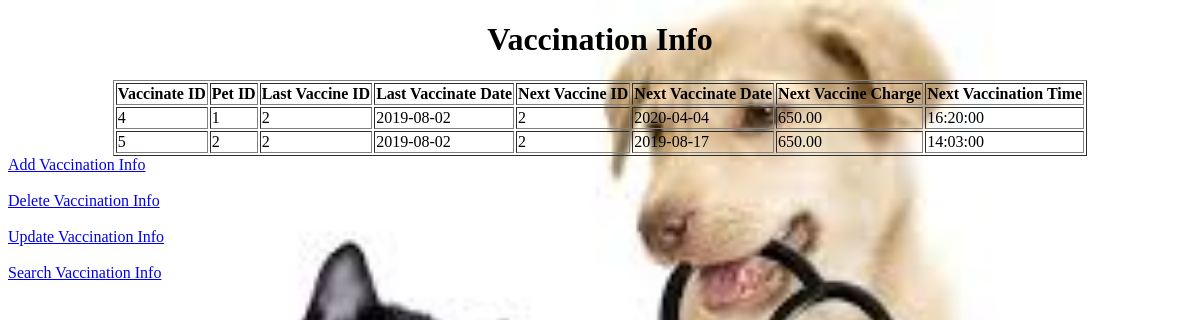
/Sawandi/viewVaccination.php, run on an earlier commit of the app's database.
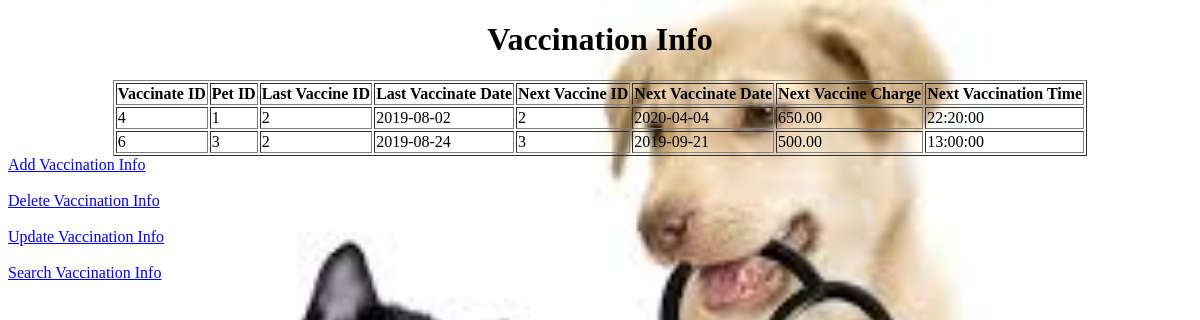
And on a later commit of the database.
### tables this page shows
CREATE TABLE `systamaticvaccinatedetails` (
  `VaccinateId` int(11) NOT NULL,
  `PetId` int(11) NOT NULL,
  `LastVaccineId` int(11) NOT NULL,
  `LastVaccinateDate` date NOT NULL,
  `NextVaccineId` int(11) NOT NULL,
  `NextVaccinateDate` date NOT NULL,
  `NextVaccineCharge` decimal(7,2) NOT NULL,
  `NextVaccinationTime` time NOT NULL
);

### Sawandi/viewVaccination.php (the view, shortened to what this page needs)
<!DOCTYPE html>
<html>
<head>
</head>
	<body>
		<h1 align = "center">Vaccination Info</h1>
		<table border = "1" align = "center">
			<tr>
				<th>Vaccinate ID</th>
				<th>Pet ID</th>
				<th>Last Vaccine ID</th>
				<th>Last Vaccinate Date</th>
				<th>Next Vaccine ID</th>
				<th>Next Vaccinate Date</th>
				<th>Next Vaccine Charge</th>
				<th>Next Vaccination Time</th>
			</tr>
			<?php
				require_once('connection.php');
				$sql = "SELECT * from systamaticvaccinatedetails";
				$result = mysqli_query($con,$sql);
				if(mysqli_num_rows($result)>0){
					while($row = mysqli_fetch_assoc($result))
					{
						echo "<tr>
							<td>".$row["VaccinateId"]."</td>
							<td>".$row["PetId"]."</td>
							<td>".$row["LastVaccineId"]."</td>
							<td>".$row["LastVaccinateDate"]."</td>
							<td>".$row["NextVaccineId"]."</td>
							<td>".$row["NextVaccinateDate"]."</td>
							<td>".$row["NextVaccineCharge"]."</td>
							<td>".$row["NextVaccinationTime"]."</td>
												</tr>";
					}
					echo "</table>";
				}
				else
				{
					echo "0 result";
				}
			?>
				<a href = "vaccinate.php">Add Vaccination Info</a></br><br>
				<a href = "deleteVaccination.php">Delete Vaccination Info</a></br></br>
				<a href = "vaccinationUpdate.php">Update Vaccination Info</a></br></br>
				<a href = "searchVaccination.php">Search Vaccination Info</a></br><br>
	</body>
</html>

What changed in the data, as far as the page shows it:
removed systamaticvaccinatedetails: VaccinateId "5", PetId "2", LastVaccineId "2", LastVaccinateDate "2019-08-02", NextVaccineId "2", NextVaccinateDate "2019-08-17", NextVaccineCharge "650.00", NextVaccinationTime "14:03:00"
changed systamaticvaccinatedetails id 4: NextVaccinationTime "16:20:00" → "22:20:00"
added systamaticvaccinatedetails: VaccinateId "6", PetId "3", LastVaccineId "2", LastVaccinateDate "2019-08-24", NextVaccineId "3", NextVaccinateDate "2019-09-21", NextVaccineCharge "500.00", NextVaccinationTime "13:00:00"
